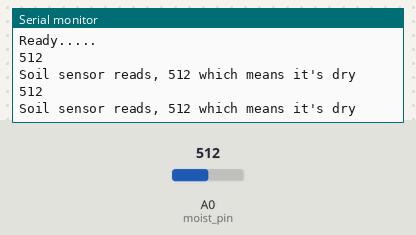
Bench run of a sketch on a simulated Arduino Uno, built with avr-gcc and run on an emulated ATmega328P. Shown: the last lines printed to the serial monitor. The inputs (shaded band) are chosen by the test bench; at power-on: A0 (moist_pin) = 512.

Above: at 1.2 s.
1.3 s: A0 (moist_pin) set to 491
At 2.9 s:
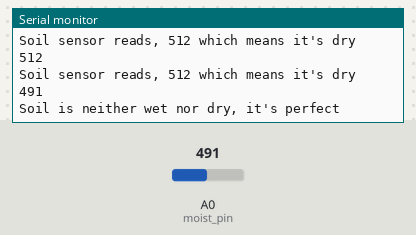
4.5 s: A0 (moist_pin) set to 415
At 5.4 s:
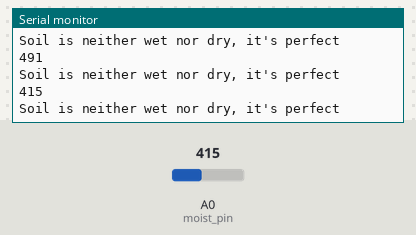
6.0 s: A0 (moist_pin) set to 385
At 6.9 s:
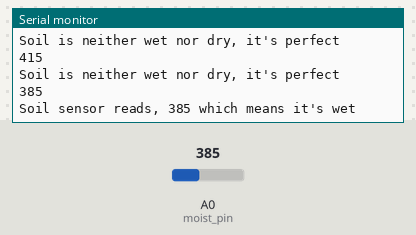
Timing chart, 0 to 9.0 s (numbered marks = the images above; inputs shaded):
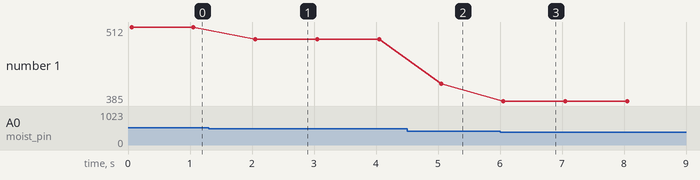

The sketch:

moisture_sensor_test.ino
```cpp
/***************************************************
 * Test code for capacitive soil moisture sensor
 *
 * Arduino UNO
 * Capacitive soil moisture sensor
 *
 * Sensor GND (Black)     -----> GND
 * Sensor VCC (Red)       -----> 3.3V
 * Sensor AOUT (Yellow)   -----> AO
 *
 * Code to test soil moisture sensor
 *
 * Threshold is determined using the calibration code and is the point at which the soil
 * is considered wet or dry
 *
 * 2022-08-13
 ****************************************************/


#define moist_pin A0    // Moisture sensor analog pin definition
#define dry_threshold 500     //Reading in dry soil
#define wet_threshold 400     // Reading in wer soil

void setup()
{
  Serial.begin(9600);
  delay(50);
  Serial.println("Ready.....");
}

void loop()
{
  int moist_value = analogRead(moist_pin); // read the analog value from sensor

  Serial.println(moist_value);
  if (moist_value > dry_threshold)
  {
    Serial.print("Soil sensor reads, ");
    Serial.print(moist_value);
    Serial.println(" which means it's dry");
  }
  else if (moist_value < wet_threshold)
  {
    Serial.print("Soil sensor reads, ");
    Serial.print(moist_value);
    Serial.println(" which means it's wet");
  }
  else
  {
    Serial.println("Soil is neither wet nor dry, it's perfect");
  }
  delay(1000);
}
```

Measured:
- the behaviour switches between 501 and 500 on A0 (moist_pin) (found by bisection; images 0 and 1)
- the behaviour switches between 400 and 399 on A0 (moist_pin) (found by bisection; images 2 and 3)
- after the input at 1.3 s, the serial monitor: prints a new line after 0.75 s (image 1)
- after the input at 4.5 s, the serial monitor: prints a new line after 0.55 s (image 2)
- after the input at 6.0 s, the serial monitor: prints a new line after 0.05 s (image 3)
- plotted number 1: 512 → 491 after the input at 1.3 s, 491 → 415 after the input at 4.5 s, 415 → 385 after the input at 6.0 s
